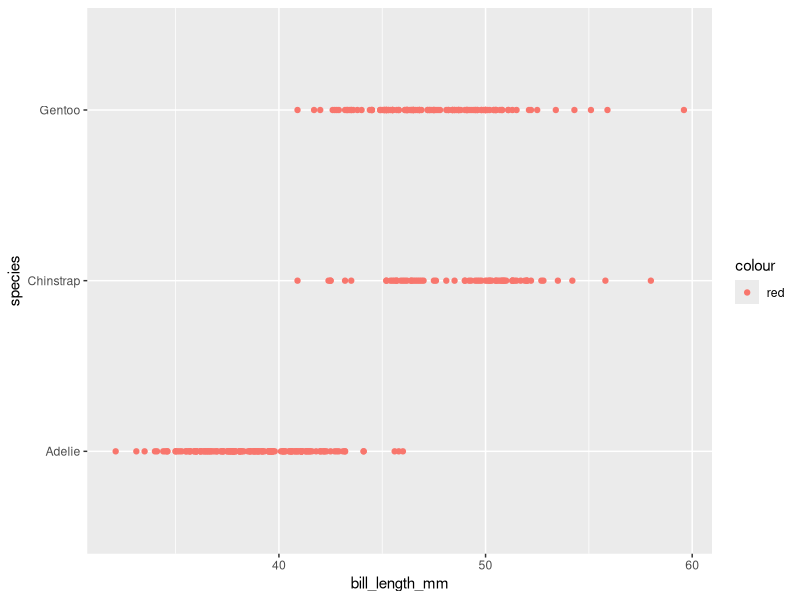

The R script that drew this image:
library(tidyverse)
library(palmerpenguins)

ggplot(data = penguins, aes(x = bill_length_mm, y = species, color = "red")) +
       geom_point()
